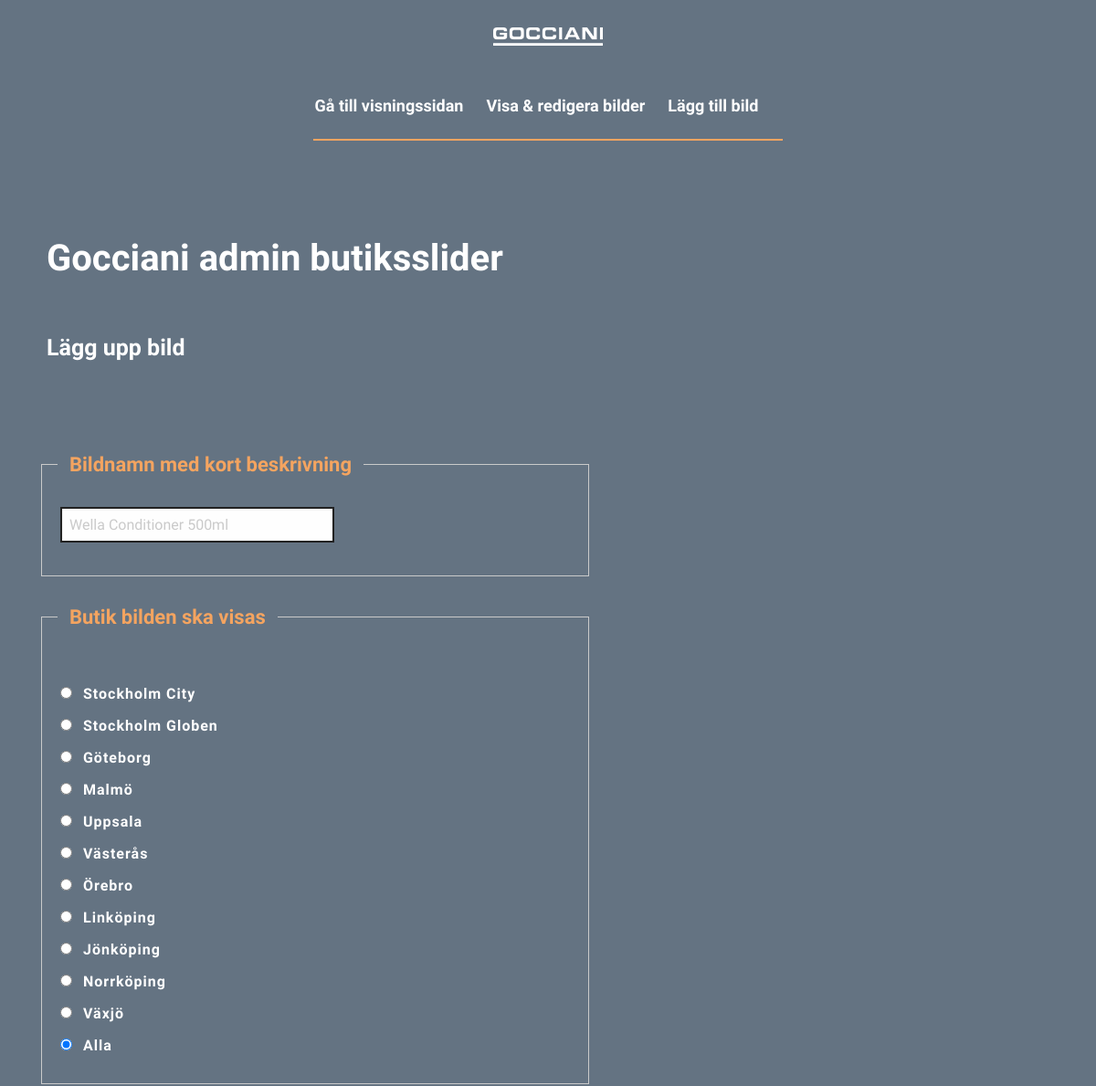
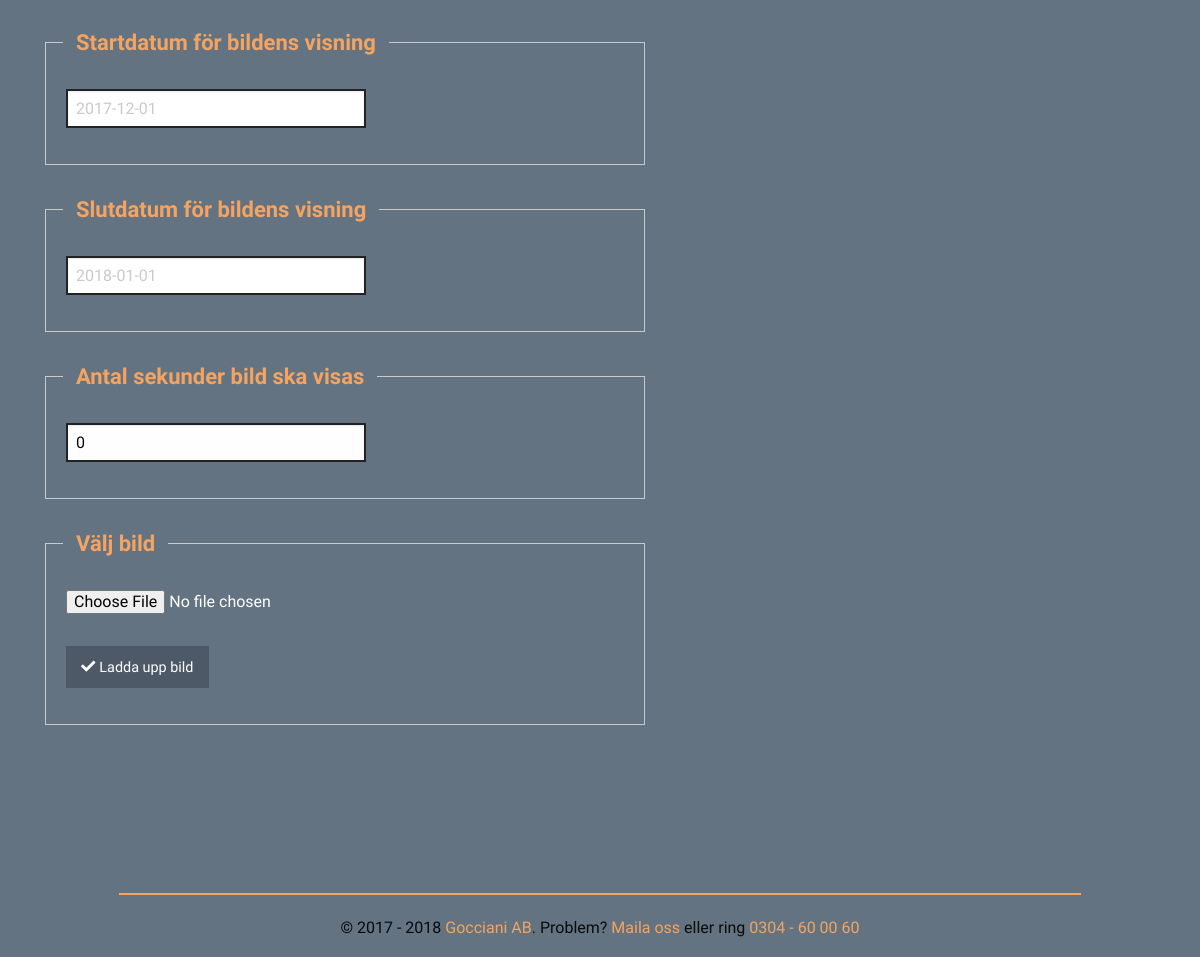
/add-image.php, run on the app's committed database (2 pictures, top to bottom).
### tables this page shows
CREATE TABLE `shops` (
  `shop_id` int(11) UNSIGNED NOT NULL,
  `city` varchar(100) DEFAULT NULL
);

### add-image.php (the view, shortened to what this page needs)
<?php
include 'inc/connection.php';
$sql = 'SELECT
            shop_id,
            city
        FROM shops';
$statement = $pdo->prepare($sql);
$statement->execute();
$shops = $statement->fetchAll();
?>
<!DOCTYPE html>
<html>
    <head>
        <?php require 'inc/head-resources.php'; ?>
    </head>
    <body>
        <?php require 'inc/header.php'; ?>
        <div class="row">
            <div class="small-12 columns">
                <h2>Gocciani admin butiksslider</h2>
                <h4>Lägg upp bild</h4>
            </div>
        </div>
        <div class="row">
            <div class="small-12 columns">
                <form action="" method="post" enctype="multipart/form-data">
                    <div class="small-12 cell">
                        <fieldset class="small-4 cell fieldset">
                            <legend>Bildnamn med kort beskrivning</legend>
                        <input type="text" name="imageTitle" id="imageTitle" placeholder="Wella Conditioner 500ml" value="<?php echo isset($imageTitle) ? $imageTitle : ''; ?>" required>
                        </fieldset>
                    </div>
                    <div class="small-12 cell">
                        <fieldset class="small-12 cell fieldset">
                            <legend>Butik bilden ska visas</legend>
                            <?php
                            foreach ($shops as $shop) {
                                $shopId = $shop['shop_id'];
                                $shopCity = $shop['city'];
                                $checked = isset($selectedShops) && in_array($shopId, $selectedShops) ? 'checked' : '';
                                ?><br>
    <input type="radio" checked name="shops[]" id="shop<?php echo $shopId; ?>" value="<?php echo $shopId; ?>"
    <?php echo $checked; ?> >
                                <label for="shop<?php echo $shopId; ?>">
                                    <?php echo $shopCity; ?>
                                </label>
                                <?php
                            }
                    ?>
                        </fieldset>
                    </div>
                    <div class="small-4 cell">
                         <fieldset class="small-4 cell fieldset">
                            <legend>Startdatum för bildens visning</legend>
                        <input type="text" class="datepicker" name='displayStartDate' id="displayStartDate" value="<?php echo isset($displayStartDate) ? $displayStartDate : ''; ?>" required placeholder="2017-12-01">
                        </fieldset>
                    </div>
                    <div class="small-12 cell">
                         <fieldset class="small-12 cell fieldset">
                            <legend>Slutdatum för bildens visning</legend>
                        <input type="text" class="datepicker" name="displayEndDate" id="displayEndDate" value="<?php echo isset($displayEndDate) ? $displayEndDate : ''; ?>" required placeholder="2018-01-01">
                        </fieldset>
                    </div>
                    <div class="small-12 cell">
                         <fieldset class="small-12 cell fieldset">
                            <legend>Antal sekunder bild ska visas</legend>
                        <input type="number" name="displayDelay" id="displayDelay" value="<?php echo isset($displayDelay) ? $displayDelay : '0'; ?>" required placeholder="10">
                        </fieldset>
                    </div>
                    <div class="small-12 cell">
                        <fieldset class="small-12 cell fieldset">
                            <legend>Välj bild</legend>
                            <input type="file" name="file">
                            <button type="submit" name="submitButton" id="submitButton" class="button success" title="Ladda upp bild">
                                <i class="fa fa-check" aria-hidden="true"></i> Ladda upp bild
                            </button>
                        </fieldset>
                    </div>
                </form>
            </div>
        </div>
        <?php require 'inc/footer.php'; ?>
    </body>
</html>

### css/custom.css (style rules this page uses)
legend { border-spacing: 10px; font-size: 22px; font-weight: 900; color: sandybrown!important; }
button.success { background-color: #07ef5b; color: #fff; }
fieldset { border: 3px solid sandybrown; width: auto; }
input[type='text'], input[type='number'] { border: 2px solid #222 !important; }
h1, h2, h3, h4, h5, h6 { padding: 6px; }
input[type=file] { padding-right: 20px; height: 40px; font-family: "Raleway", "Helvetica Neue", Helvetica, Roboto, Arial, sans-serif !important; color: #fff; }
label { color: #fff; }

### data on the page
shops: city "Stockholm City"
shops: city "Stockholm Globen"
shops: city "Göteborg"
shops: city "Malmö"
shops: city "Uppsala"
shops: city "Västerås"
shops: city "Örebro"
shops: city "Linköping"
shops: city "Jönköping"
shops: city "Norrköping"
shops: city "Växjö"
shops: city "Alla"
